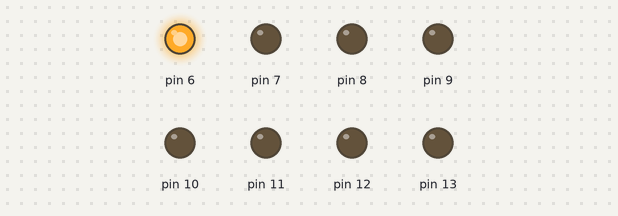
This sketch was run on a simulated Arduino Uno, built with avr-gcc and run on an emulated ATmega328P. On the bench: output pins drawn as LEDs (lit = HIGH).

Above: at 0.05 s.
At 0.85 s:
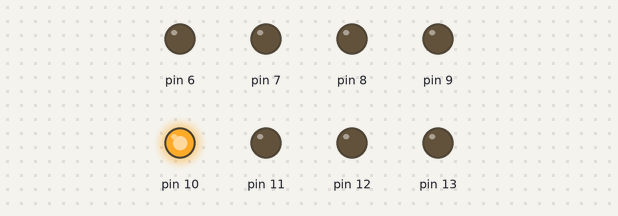
At 1.65 s:
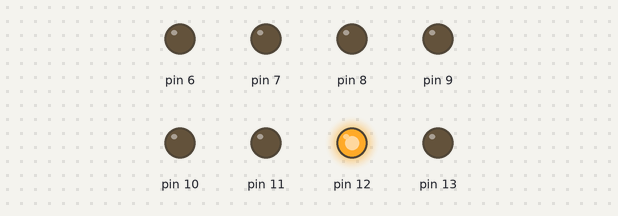
At 3.25 s:
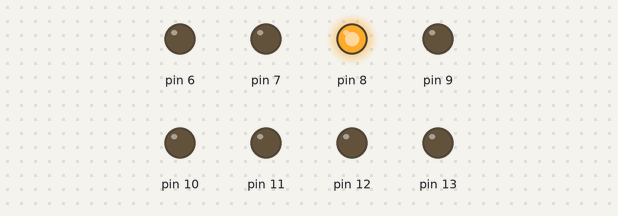
At 4.65 s:
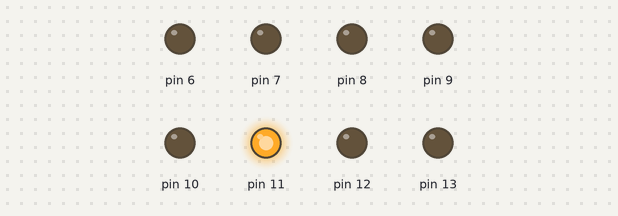
At 6.35 s:
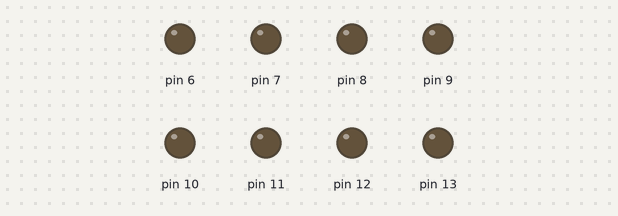
Timing chart, 0 to 6.7 s (numbered marks = the images above):
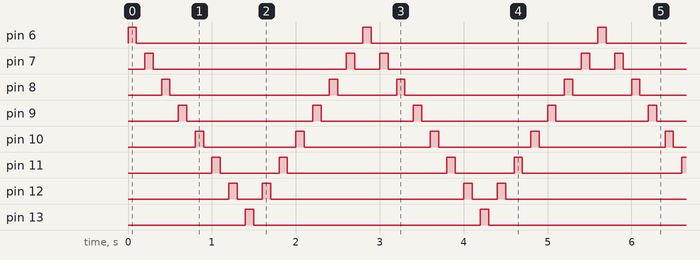

The sketch:

FILA_LEDS_2.ino
```cpp
void setup()
{
  int i = 0 ; // Inicializamos la variable i como un entero
  for ( i = 6 ; i < 14 ; i++)
    pinMode( i , OUTPUT) ;
}

void loop()
{
  int i = 0 ; // Inicializamos la variable i como un entero

  for ( int i = 6 ; i < 14 ; i++) // Definimos la variable i sobre la marcha
  {
      digitalWrite( i , HIGH) ;
      delay (100) ;
      digitalWrite( i , LOW);
      delay (100) ;
  }

  for ( int i = 12 ; i >6 ; i--) // Definimos la variable i sobre la marcha
  {
     digitalWrite( i , HIGH) ;
     delay (100) ;
     digitalWrite( i , LOW);
     delay (100) ;
  }
}
```

Measured:
- by itself, pin 6, pin 13: alternates HIGH for 0.10 s and LOW for 2.7 s
- by itself, pin 7: repeats every 2.8 s: LOW 2.3 s, HIGH 0.10 s, LOW 0.30 s, HIGH 0.10 s
- by itself, pin 8: repeats every 2.8 s: LOW 1.9 s, HIGH 0.10 s, LOW 0.70 s, HIGH 0.10 s
- by itself, pin 9: repeats every 2.8 s: LOW 1.5 s, HIGH 0.10 s, LOW 1.1 s, HIGH 0.10 s
- by itself, pin 10: repeats every 2.8 s: LOW 1.1 s, HIGH 0.10 s, LOW 1.5 s, HIGH 0.10 s
- by itself, pin 11: repeats every 2.8 s: LOW 0.70 s, HIGH 0.10 s, LOW 1.9 s, HIGH 0.10 s
- by itself, pin 12: repeats every 2.8 s: LOW 0.30 s, HIGH 0.10 s, LOW 2.3 s, HIGH 0.10 s
